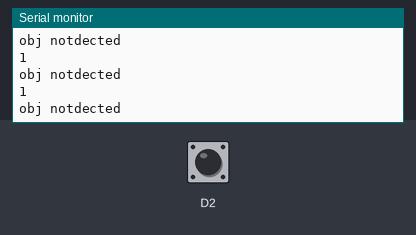
Bench run of a sketch on a simulated ESP8266 (NodeMCU). On the bench: the last lines printed to the serial monitor. The inputs (shaded band) are chosen by the test bench; at power-on: D2 HIGH.

Above: at 1.2 s.
1.3 s: D2 driven LOW
At 1.8 s:
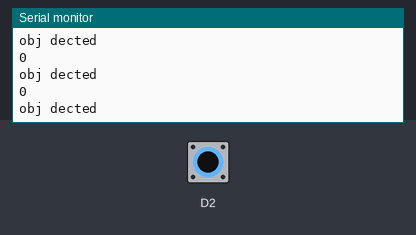
2.8 s: D2 pulsed HIGH 2 times (0.12 s each, 0.3 s apart)
6.4 s: D2 pulsed HIGH 5 times (0.12 s each, 0.3 s apart)
10.9 s: D2 driven HIGH
At 11.7 s:
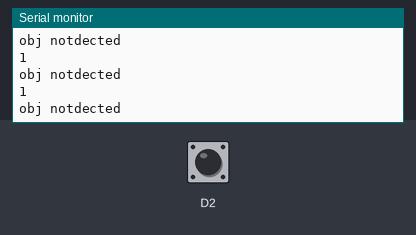
13.9 s: D2 driven LOW
At 14.7 s:
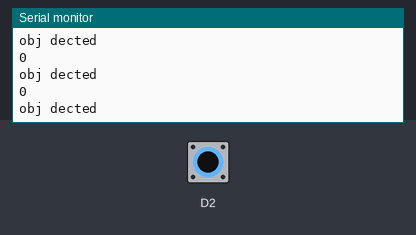

Measured:
- after the input at 1.3 s, the serial monitor: prints a new line at once (image 1)
- after the input at 10.9 s, the serial monitor: prints a new line at once (image 2)
- after the input at 13.9 s, the serial monitor: prints a new line at once (image 3)

The sketch:

task_may20c.ino
```cpp
void setup() {
  // put your setup code here, to run once:
Serial.begin(9600);
pinMode(D2,INPUT);
}

void loop() {
  // put your main code here, to run repeatedly:
int m=digitalRead(D2);
Serial.println(m);
if(m==0)
{
  Serial.println("obj dected");
}
else
{
  Serial.println("obj notdected");
}
}
```
